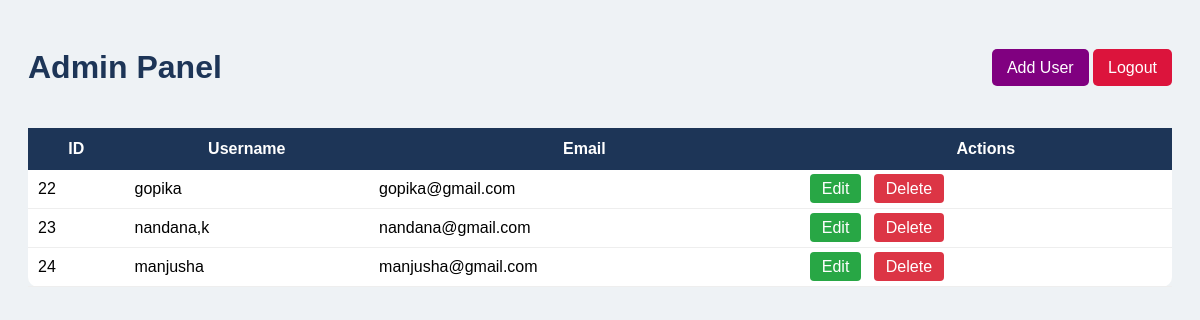
Before: /admin_dashboard/ (signed in) with the older database file.
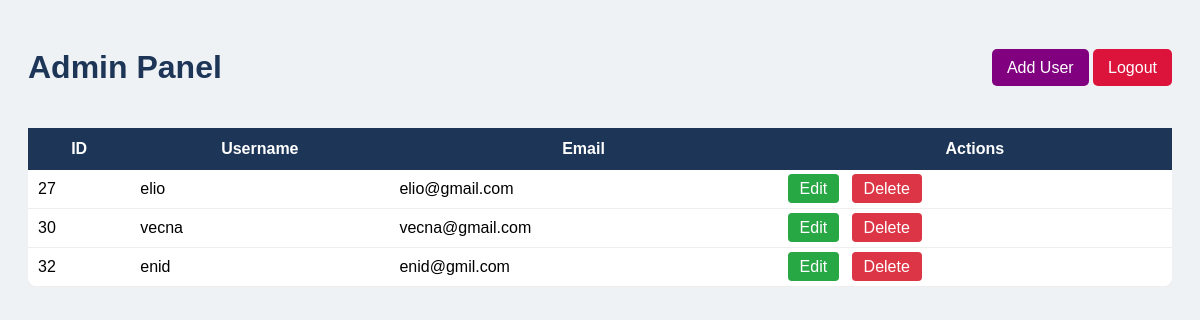
After: the same page with the newer database file.
### all/models.py (models this page shows)
class Profile(models.Model):
    username = models.CharField(max_length=100, unique=True)
    email = models.EmailField()
    password = models.CharField(max_length=100)

### all/views.py (the view)
# urls.py: path("admin_dashboard/", views.admin_dashboard, name="admin_dashboard"),
@never_cache
def admin_dashboard(request):
    if "admin_id" not in request.session:
        return redirect("admin_login")
    users = Profile.objects.all()
    return render(request, "admin_dashboard.html", {"users": users})

### all/templates/admin_dashboard.html (shortened to what this page needs)
<!DOCTYPE html>
<html lang="en">
<head>
</head>
<body>
<div class="header">
    <h1>Admin Panel</h1>
    <div>
        <a class="btn add" href="{% url 'add_user' %}">Add User</a>
        <a class="btn logout" href="{% url 'admin_logout' %}">Logout</a>
    </div>
</div>
<table>
    <thead>
        <tr>
            <th>ID</th>
            <th>Username</th>
            <th>Email</th>
            <th>Actions</th>
        </tr>
    </thead>
    <tbody>
        {% for user in users %}
        <tr>
            <td>{{ user.id }}</td>
            <td>{{ user.username }}</td>
            <td>{{ user.email }}</td>
            <td>
                <a href="{% url 'edit_user' user.id %}" class="edit">Edit</a>
                <a href="{% url 'delete_user' user.id %}" class="delete">Delete
                </a>
            </td>
        </tr>
        {% endfor %}
    </tbody>
</table>
</body>
</html>

### all/templates/admin_dashboard.html (style rules this page uses)
body { font-family: Arial; background: #eef2f5; padding: 20px; }
.header { display: flex; justify-content: space-between; align-items: center; }
h1 { color: #1d3557; }
.btn { padding: 10px 15px; border-radius: 5px; color: white; text-decoration: none; }
.add { background: purple; }
.logout { background: crimson; }
table { width: 100%; margin-top: 20px; border-collapse: collapse; background: white; border-radius: 10px; }
th { background: #1d3557; color: white; padding: 12px; }
td { padding: 10px; border-bottom: 1px solid #eee; }
.edit { background: #28a745; padding: 6px 12px; color: white; border-radius: 4px; text-decoration: none; margin-right: 8px; }
.delete { background: #dc3545; padding: 6px 12px; color: white; border-radius: 4px; text-decoration: none; }

Changed rows visible on the page:
removed Profile: id "22", username "gopika", email "gopika@gmail.com"
removed Profile: id "23", username "nandana,k", email "nandana@gmail.com"
removed Profile: id "24", username "manjusha", email "manjusha@gmail.com"
added Profile: id "27", username "elio", email "elio@gmail.com"
added Profile: id "30", username "vecna", email "vecna@gmail.com"
added Profile: id "32", username "enid", email "enid@gmil.com"
